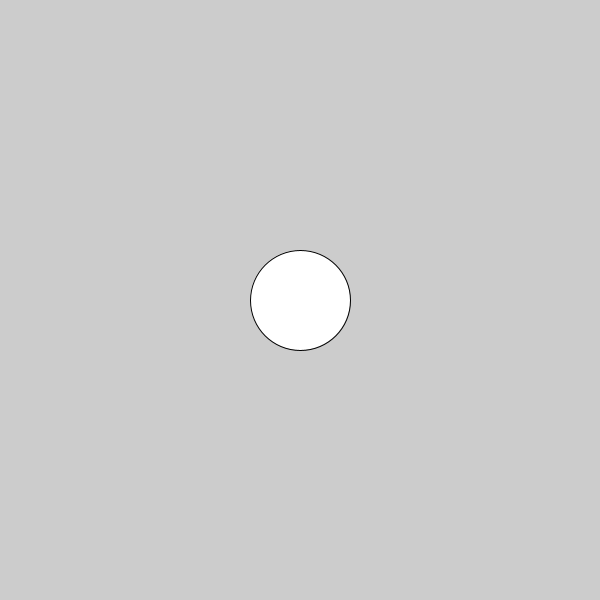
Frame 1 (no input)
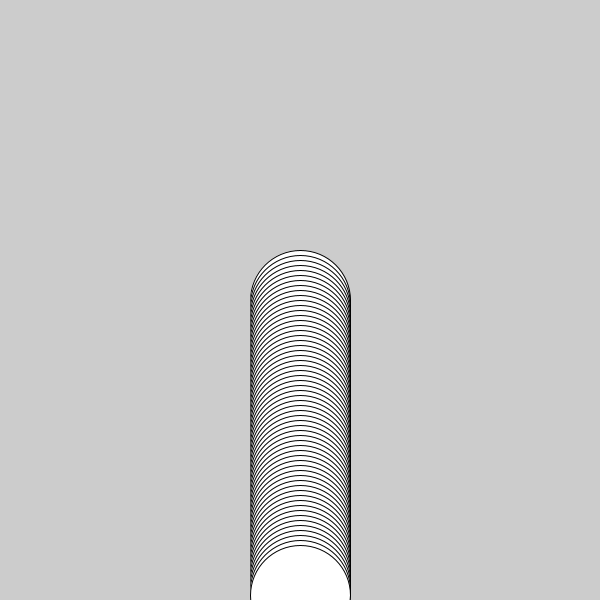
Frame 60 (the mouse pressed at the canvas centre just before this capture)
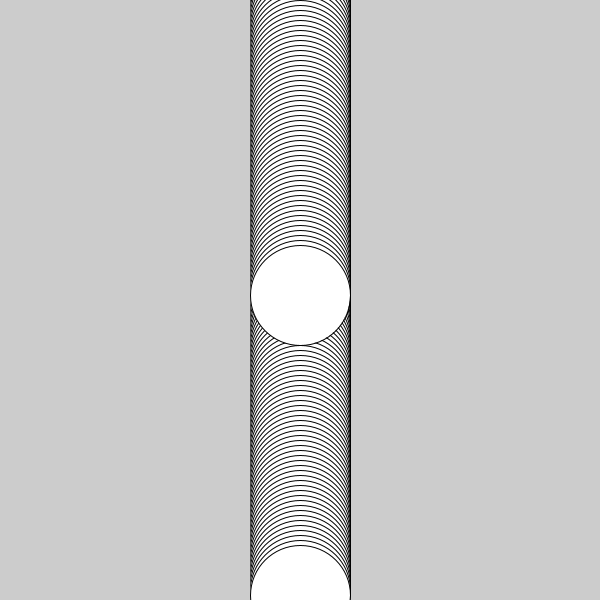
Frame 120 (the mouse held since frame 60 and released just before this capture)

The Processing sketch that drew these frames (run headless with seeded random() and noise(); from frame 60 on, the mouse is pressed at the canvas centre):

// Processing sketch: question11
// ── question11.pde
int ySpeed;
int yPosition;

void setup() {
  size(600, 600);
  yPosition = height/2;
}

void draw() {
  ySpeed = 5;

  if (yPosition >= height){
    yPosition = 0;
  }

  ellipse(width/2, yPosition, 100, 100);
  yPosition = yPosition + ySpeed;
}
